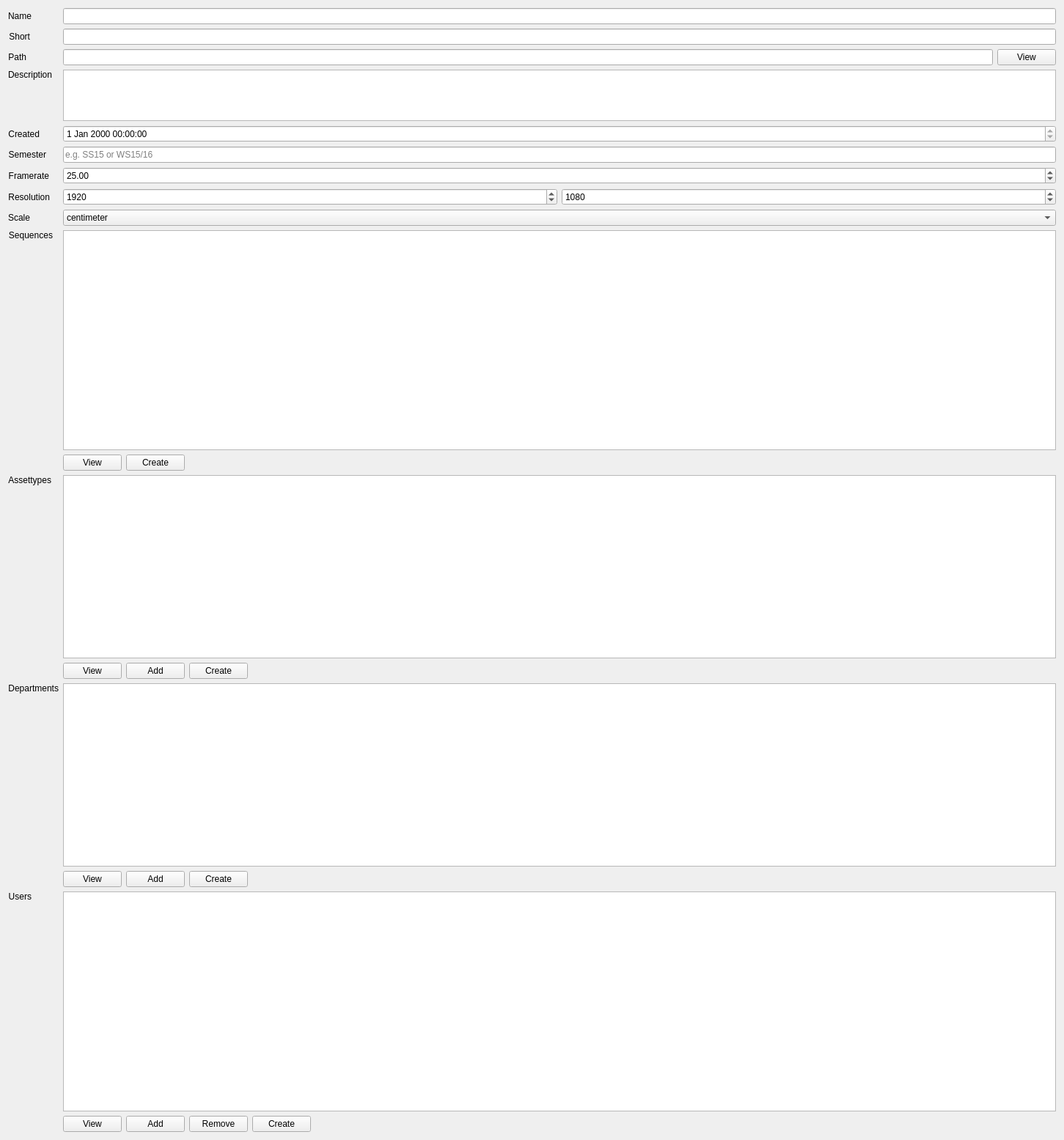
          <widget class="QWidget" name="prj_sa_widget">
           <property name="geometry">
            <rect>
             <x>0</x>
             <y>0</y>
             <width>1451</width>
             <height>1552</height>
            </rect>
           </property>
           <layout class="QGridLayout" name="gridLayout">
            <item row="17" column="0">
             <widget class="QLabel" name="prj_users_lb">
              <property name="sizePolicy">
               <sizepolicy hsizetype="Fixed" vsizetype="Preferred">
                <horstretch>0</horstretch>
                <verstretch>0</verstretch>
               </sizepolicy>
              </property>
              <property name="text">
               <string>Users</string>
              </property>
              <property name="alignment">
               <set>Qt::AlignRight|Qt::AlignTop|Qt::AlignTrailing</set>
              </property>
             </widget>
            </item>
            <item row="7" column="0">
             <widget class="QLabel" name="prj_fps_lb">
              <property name="sizePolicy">
               <sizepolicy hsizetype="Fixed" vsizetype="Preferred">
                <horstretch>0</horstretch>
                <verstretch>0</verstretch>
               </sizepolicy>
              </property>
              <property name="text">
               <string>Framerate</string>
              </property>
              <property name="alignment">
               <set>Qt::AlignRight|Qt::AlignTrailing|Qt::AlignVCenter</set>
              </property>
             </widget>
            </item>
            <item row="8" column="1">
             <layout class="QHBoxLayout" name="prj_res_hbox">
              <item>
               <widget class="QSpinBox" name="prj_res_x_sb">
                <property name="sizePolicy">
                 <sizepolicy hsizetype="Minimum" vsizetype="Fixed">
                  <horstretch>0</horstretch>
                  <verstretch>1</verstretch>
                 </sizepolicy>
                </property>
                <property name="maximum">
                 <number>9999</number>
                </property>
                <property name="value">
                 <number>1920</number>
                </property>
               </widget>
              </item>
              <item>
               <widget class="QSpinBox" name="prj_res_y_sb">
                <property name="sizePolicy">
                 <sizepolicy hsizetype="Minimum" vsizetype="Fixed">
                  <horstretch>0</horstretch>
                  <verstretch>1</verstretch>
                 </sizepolicy>
                </property>
                <property name="maximum">
                 <number>9999</number>
                </property>
                <property name="value">
                 <number>1080</number>
                </property>
               </widget>
              </item>
             </layout>
            </item>
            <item row="14" column="1">
             <layout class="QHBoxLayout" name="prj_atype_btns_hbox">
              <item>
               <widget class="QPushButton" name="prj_atype_view_pb">
                <property name="text">
                 <string>View</string>
                </property>
               </widget>
              </item>
              <item>
               <widget class="QPushButton" name="prj_atype_add_pb">
                <property name="text">
                 <string>Add</string>
                </property>
               </widget>
              </item>
              <item>
               <widget class="QPushButton" name="prj_atype_create_pb">
                <property name="text">
                 <string>Create</string>
                </property>
               </widget>
              </item>
              <item>
               <spacer name="horizontalSpacer_2">
                <property name="orientation">
                 <enum>Qt::Horizontal</enum>
                </property>
                <property name="sizeHint" stdset="0">
                 <size>
                  <width>40</width>
                  <height>20</height>
                 </size>
                </property>
               </spacer>
              </item>
             </layout>
            </item>
            <item row="1" column="0">
             <widget class="QLabel" name="prj_short_lb">
              <property name="sizePolicy">
               <sizepolicy hsizetype="Fixed" vsizetype="Preferred">
                <horstretch>0</horstretch>
                <verstretch>0</verstretch>
               </sizepolicy>
              </property>
              <property name="text">
               <string>Short</string>
              </property>
              <property name="alignment">
               <set>Qt::AlignRight|Qt::AlignTrailing|Qt::AlignVCenter</set>
              </property>
             </widget>
            </item>
            <item row="7" column="1">
             <widget class="QDoubleSpinBox" name="prj_fps_dsb">
              <property name="sizePolicy">
               <sizepolicy hsizetype="Minimum" vsizetype="Fixed">
                <horstretch>0</horstretch>
                <verstretch>1</verstretch>
               </sizepolicy>
              </property>
              <property name="maximum">
               <double>999.000000000000000</double>
              </property>
              <property name="value">
               <double>25.000000000000000</double>
              </property>
             </widget>
            </item>
            <item row="4" column="0">
             <widget class="QLabel" name="prj_desc_lb">
              <property name="sizePolicy">
               <sizepolicy hsizetype="Fixed" vsizetype="Preferred">
                <horstretch>0</horstretch>
                <verstretch>0</verstretch>
               </sizepolicy>
              </property>
              <property name="text">
               <string>Description</string>
              </property>
              <property name="alignment">
               <set>Qt::AlignRight|Qt::AlignTop|Qt::AlignTrailing</set>
              </property>
             </widget>
            </item>
            <item row="10" column="0">
             <widget class="QLabel" name="prj_scale_lb">
              <property name="sizePolicy">
               <sizepolicy hsizetype="Fixed" vsizetype="Preferred">
                <horstretch>0</horstretch>
                <verstretch>0</verstretch>
               </sizepolicy>
              </property>
              <property name="text">
               <string>Scale</string>
              </property>
              <property name="alignment">
               <set>Qt::AlignRight|Qt::AlignTrailing|Qt::AlignVCenter</set>
              </property>
             </widget>
            </item>
            <item row="8" column="0">
             <widget class="QLabel" name="prj_res_lb">
              <property name="sizePolicy">
               <sizepolicy hsizetype="Fixed" vsizetype="Preferred">
                <horstretch>0</horstretch>
                <verstretch>0</verstretch>
               </sizepolicy>
              </property>
              <property name="text">
               <string>Resolution</string>
              </property>
              <property name="alignment">
               <set>Qt::AlignRight|Qt::AlignTrailing|Qt::AlignVCenter</set>
              </property>
             </widget>
            </item>
            <item row="6" column="0">
             <widget class="QLabel" name="prj_semester_lb">
              <property name="sizePolicy">
               <sizepolicy hsizetype="Fixed" vsizetype="Preferred">
                <horstretch>0</horstretch>
                <verstretch>0</verstretch>
               </sizepolicy>
              </property>
              <property name="text">
               <string>Semester</string>
              </property>
              <property name="alignment">
               <set>Qt::AlignRight|Qt::AlignTrailing|Qt::AlignVCenter</set>
              </property>
             </widget>
            </item>
            <item row="5" column="0">
             <widget class="QLabel" name="prj_created_lb">
              <property name="sizePolicy">
               <sizepolicy hsizetype="Fixed" vsizetype="Preferred">
                <horstretch>0</horstretch>
                <verstretch>0</verstretch>
               </sizepolicy>
              </property>
              <property name="text">
               <string>Created</string>
              </property>
              <property name="alignment">
               <set>Qt::AlignRight|Qt::AlignTrailing|Qt::AlignVCenter</set>
              </property>
             </widget>
            </item>
            <item row="11" column="0">
             <widget class="QLabel" name="prj_seq_lb">
              <property name="sizePolicy">
               <sizepolicy hsizetype="Fixed" vsizetype="Preferred">
                <horstretch>0</horstretch>
                <verstretch>0</verstretch>
               </sizepolicy>
              </property>
              <property name="text">
               <string>Sequences</string>
              </property>
              <property name="alignment">
               <set>Qt::AlignRight|Qt::AlignTop|Qt::AlignTrailing</set>
              </property>
             </widget>
            </item>
            <item row="0" column="0">
             <widget class="QLabel" name="prj_name_lb">
              <property name="sizePolicy">
               <sizepolicy hsizetype="Fixed" vsizetype="Preferred">
                <horstretch>0</horstretch>
                <verstretch>0</verstretch>
               </sizepolicy>
              </property>
              <property name="text">
               <string>Name</string>
              </property>
              <property name="alignment">
               <set>Qt::AlignRight|Qt::AlignTrailing|Qt::AlignVCenter</set>
              </property>
             </widget>
            </item>
            <item row="10" column="1">
             <widget class="QComboBox" name="prj_scale_cb">
              <property name="sizePolicy">
               <sizepolicy hsizetype="Preferred" vsizetype="Fixed">
                <horstretch>0</horstretch>
                <verstretch>1</verstretch>
               </sizepolicy>
              </property>
              <property name="currentIndex">
               <number>1</number>
              </property>
              <item>
               <property name="text">
                <string>millimeter</string>
               </property>
              </item>
              <item>
               <property name="text">
                <string>centimeter</string>
               </property>
              </item>
              <item>
               <property name="text">
                <string>meter</string>
               </property>
              </item>
              <item>
               <property name="text">
                <string>kilometer</string>
               </property>
              </item>
              <item>
               <property name="text">
                <string>inch</string>
               </property>
              </item>
              <item>
               <property name="text">
                <string>foot</string>
               </property>
              </item>
              <item>
               <property name="text">
                <string>yard</string>
               </property>
              </item>
              <item>
               <property name="text">
                <string>mile</string>
               </property>
              </item>
             </widget>
            </item>
            <item row="5" column="1">
             <widget class="QDateTimeEdit" name="prj_created_dte">
              <property name="sizePolicy">
               <sizepolicy hsizetype="Minimum" vsizetype="Fixed">
                <horstretch>0</horstretch>
                <verstretch>1</verstretch>
               </sizepolicy>
              </property>
              <property name="readOnly">
               <bool>true</bool>
              </property>
             </widget>
            </item>
            <item row="1" column="1">
             <widget class="QLineEdit" name="prj_short_le">
              <property name="sizePolicy">
               <sizepolicy hsizetype="Expanding" vsizetype="Fixed">
                <horstretch>0</horstretch>
                <verstretch>1</verstretch>
               </sizepolicy>
              </property>
              <property name="readOnly">
               <bool>true</bool>
              </property>
             </widget>
            </item>
            <item row="15" column="0">
             <widget class="QLabel" name="prj_dep_lb">
              <property name="sizePolicy">
               <sizepolicy hsizetype="Fixed" vsizetype="Preferred">
                <horstretch>0</horstretch>
                <verstretch>0</verstretch>
               </sizepolicy>
              </property>
              <property name="text">
               <string>Departments</string>
              </property>
              <property name="alignment">
               <set>Qt::AlignRight|Qt::AlignTop|Qt::AlignTrailing</set>
              </property>
             </widget>
            </item>
            <item row="11" column="1">
             <widget class="QTableView" name="prj_seq_tablev">
              <property name="sizePolicy">
               <sizepolicy hsizetype="Expanding" vsizetype="Expanding">
                <horstretch>0</horstretch>
                <verstretch>3</verstretch>
               </sizepolicy>
              </property>
              <property name="minimumSize">
               <size>
                <width>0</width>
                <height>300</height>
               </size>
              </property>
             </widget>
            </item>
            <item row="13" column="1">
             <widget class="QTableView" name="prj_atype_tablev">
              <property name="sizePolicy">
               <sizepolicy hsizetype="Expanding" vsizetype="Expanding">
                <horstretch>0</horstretch>
                <verstretch>3</verstretch>
               </sizepolicy>
              </property>
              <property name="minimumSize">
               <size>
                <width>0</width>
                <height>250</height>
               </size>
              </property>
             </widget>
            </item>
            <item row="6" column="1">
             <widget class="QLineEdit" name="prj_semester_le">
              <property name="sizePolicy">
               <sizepolicy hsizetype="Expanding" vsizetype="Fixed">
                <horstretch>0</horstretch>
                <verstretch>1</verstretch>
               </sizepolicy>
              </property>
              <property name="placeholderText">
               <string>e.g. SS15 or WS15/16</string>
              </property>
             </widget>
            </item>
            <item row="13" column="0">
             <widget class="QLabel" name="prj_atype_lb">
              <property name="sizePolicy">
               <sizepolicy hsizetype="Fixed" vsizetype="Preferred">
                <horstretch>0</horstretch>
                <verstretch>0</verstretch>
               </sizepolicy>
              </property>
              <property name="text">
               <string>Assettypes</string>
              </property>
              <property name="alignment">
               <set>Qt::AlignRight|Qt::AlignTop|Qt::AlignTrailing</set>
              </property>
             </widget>
            </item>
            <item row="15" column="1">
             <widget class="QTableView" name="prj_dep_tablev">
              <property name="sizePolicy">
               <sizepolicy hsizetype="Expanding" vsizetype="Expanding">
                <horstretch>0</horstretch>
                <verstretch>3</verstretch>
               </sizepolicy>
              </property>
              <property name="minimumSize">
               <size>
                <width>0</width>
                <height>250</height>
               </size>
              </property>
             </widget>
            </item>
            <item row="17" column="1">
             <widget class="QTableView" name="prj_user_tablev">
              <property name="sizePolicy">
               <sizepolicy hsizetype="Expanding" vsizetype="Expanding">
                <horstretch>0</horstretch>
                <verstretch>3</verstretch>
               </sizepolicy>
              </property>
              <property name="minimumSize">
               <size>
                <width>0</width>
                <height>300</height>
               </size>
              </property>
             </widget>
            </item>
            <item row="0" column="1">
             <widget class="QLineEdit" name="prj_name_le">
              <property name="sizePolicy">
               <sizepolicy hsizetype="Expanding" vsizetype="Fixed">
                <horstretch>0</horstretch>
                <verstretch>1</verstretch>
               </sizepolicy>
              </property>
              <property name="readOnly">
               <bool>true</bool>
              </property>
             </widget>
            </item>
            <item row="4" column="1">
             <widget class="QPlainTextEdit" name="prj_desc_pte">
              <property name="sizePolicy">
               <sizepolicy hsizetype="Expanding" vsizetype="Expanding">
                <horstretch>0</horstretch>
                <verstretch>1</verstretch>
               </sizepolicy>
              </property>
             </widget>
            </item>
            <item row="12" column="1">
             <layout class="QHBoxLayout" name="prj_seq_btns_hbox">
              <item>
               <widget class="QPushButton" name="prj_seq_view_pb">
                <property name="text">
                 <string>View</string>
                </property>
               </widget>
              </item>
              <item>
               <widget class="QPushButton" name="prj_seq_create_pb">
                <property name="text">
                 <string>Create</string>
                </property>
               </widget>
              </item>
              <item>
               <spacer name="horizontalSpacer">
                <property name="orientation">
                 <enum>Qt::Horizontal</enum>
                </property>
                <property name="sizeHint" stdset="0">
                 <size>
                  <width>40</width>
                  <height>20</height>
                 </size>
                </property>
               </spacer>
              </item>
             </layout>
            </item>
            <item row="16" column="1">
             <layout class="QHBoxLayout" name="prj_dep_btns_hbox">
              <item>
               <widget class="QPushButton" name="prj_dep_view_pb">
                <property name="text">
                 <string>View</string>
                </property>
               </widget>
              </item>
              <item>
               <widget class="QPushButton" name="prj_dep_add_pb">
                <property name="text">
                 <string>Add</string>
                </property>
               </widget>
              </item>
              <item>
               <widget class="QPushButton" name="prj_dep_create_pb">
                <property name="text">
                 <string>Create</string>
                </property>
               </widget>
              </item>
              <item>
               <spacer name="horizontalSpacer_3">
                <property name="orientation">
                 <enum>Qt::Horizontal</enum>
                </property>
                <property name="sizeHint" stdset="0">
                 <size>
                  <width>40</width>
                  <height>20</height>
                 </size>
                </property>
               </spacer>
              </item>
             </layout>
            </item>
            <item row="18" column="1">
             <layout class="QHBoxLayout" name="prj_user_btns_hbox">
              <item>
               <widget class="QPushButton" name="prj_user_view_pb">
                <property name="text">
                 <string>View</string>
                </property>
               </widget>
              </item>
              <item>
               <widget class="QPushButton" name="prj_user_add_pb">
                <property name="text">
                 <string>Add</string>
                </property>
               </widget>
              </item>
              <item>
               <widget class="QPushButton" name="prj_user_remove_pb">
                <property name="text">
                 <string>Remove</string>
                </property>
               </widget>
              </item>
              <item>
               <widget class="QPushButton" name="prj_user_create_pb">
                <property name="text">
                 <string>Create</string>
                </property>
               </widget>
              </item>
              <item>
               <spacer name="horizontalSpacer_4">
                <property name="orientation">
                 <enum>Qt::Horizontal</enum>
                </property>
                <property name="sizeHint" stdset="0">
                 <size>
                  <width>40</width>
                  <height>20</height>
                 </size>
                </property>
               </spacer>
              </item>
             </layout>
            </item>
            <item row="2" column="1">
             <layout class="QHBoxLayout" name="prj_path_hbox">
              <item>
               <widget class="QLineEdit" name="prj_path_le">
                <property name="sizePolicy">
                 <sizepolicy hsizetype="Expanding" vsizetype="Fixed">
                  <horstretch>0</horstretch>
                  <verstretch>1</verstretch>
                 </sizepolicy>
                </property>
                <property name="readOnly">
                 <bool>true</bool>
                </property>
               </widget>
              </item>
              <item>
               <widget class="QPushButton" name="prj_path_view_pb">
                <property name="text">
                 <string>View</string>
                </property>
               </widget>
              </item>
             </layout>
            </item>
            <item row="2" column="0">
             <widget class="QLabel" name="prj_path_lb">
              <property name="sizePolicy">
               <sizepolicy hsizetype="Fixed" vsizetype="Preferred">
                <horstretch>0</horstretch>
                <verstretch>0</verstretch>
               </sizepolicy>
              </property>
              <property name="text">
               <string>Path</string>
              </property>
              <property name="alignment">
               <set>Qt::AlignRight|Qt::AlignTrailing|Qt::AlignVCenter</set>
              </property>
             </widget>
            </item>
           </layout>
          </widget>
